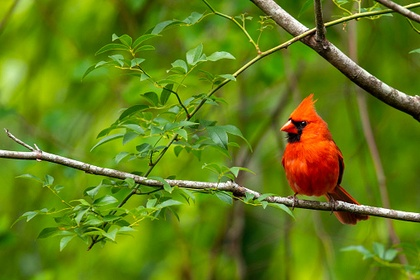
%> input picture image_resizing/image10.jpg, 420 x 280 px, shrunk from 509 x 339 before the run
$ octave first.m   (GNU Octave 9; MATLAB toolbox functions it lacks are replaced by stand-ins)
%> lines starting %> are read from the running program, lines starting %| are printed output that depends on the picture
img = imread('image10.jpg');
%> img is the input picture: size 280x420x3 uint8; mean R, G, B 98.8, 125.3, 22.1
[h, w, ~] = size(img);
%> h = 280; w = 420

h_new = input('Enter the desired height: ');
%> the answer given: 100
w_new = input('Enter the desired width: ');
%> the answer given: 100

% Nearest Neighbor Interpolation
target_img_nn = uint8(zeros(h_new, w_new, 3));

for i = 1:h_new
    for j = 1:w_new
        x_prime = j;
        y_prime = i;
        x = round(x_prime * (w / w_new));
        y = round(y_prime * (h / h_new));

        if x < 1
            x = 1;
        elseif x > w
            x = w;
        end
        if y < 1
            y = 1;
        elseif y > h
            y = h;
        end

        target_img_nn(i, j, :) = img(y, x, :);
    end
end
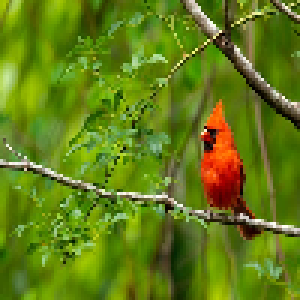
%> target_img_nn: size 100x100x3 uint8 (shown 3 times larger); mean R, G, B 98.7, 125.2, 22.1

% Bilinear Interpolation
new_img_bi = uint8(zeros(h_new, w_new, 3));

scale_x = (w-1) / (w_new-1);
%> scale_x = 4.23
scale_y = (h-1) / (h_new-1);
%> scale_y = 2.82

for y_prime = 1:h_new
    for x_prime = 1:w_new

        x = (x_prime-1) * scale_x + 1;
        y = (y_prime-1) * scale_y + 1;

        x1 = floor(x);
        x2 = ceil(x);
        y1 = floor(y);
        y2 = ceil(y);

        if x2 > w
            x2 = w;
        end
        if y2 > h
            y2 = h;
        end

        pixel1 = double(img(y1,x1,:));
        pixel2 = double(img(y1,x2,:));
        pixel3 = double(img(y2,x1,:));
        pixel4 = double(img(y2,x2,:));

        x_frac = x - x1;
        y_frac = y - y1;

        interpolated_pixel = (1-x_frac)*(1-y_frac)*pixel1 + x_frac*(1-y_frac)*pixel2 ...
            + (1-x_frac)*y_frac*pixel3 + x_frac*y_frac*pixel4;

        new_img_bi(y_prime,x_prime,:) = uint8(interpolated_pixel);
    end
end
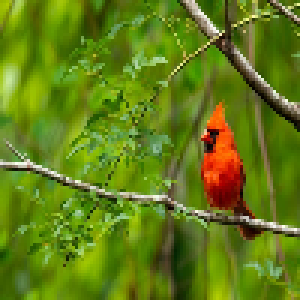
%> new_img_bi: size 100x100x3 uint8 (shown 3 times larger); mean R, G, B 98.7, 125.3, 22.1

figure;
subplot(1, 3, 1); imshow(img); title('Original Image');
subplot(1, 3, 2); imshow(target_img_nn); title('Nearest Neighbor Interpolation');
subplot(1, 3, 3); imshow(new_img_bi); title('Bilinear Interpolation');

$ run again, with image_resizing/image14.jpg copied over image_resizing/image10.jpg
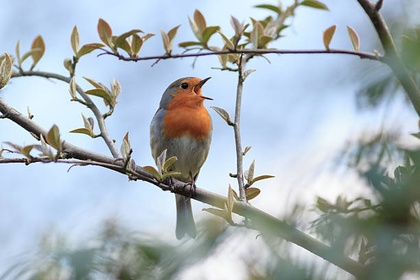
%> input picture image_resizing/image14.jpg, 420 x 280 px, shrunk from 612 x 408 before the run
%> img is the input picture: size 280x420x3 uint8; mean R, G, B 168.2, 179.5, 186.9
%> after the loop `for i = 1:h_new`:
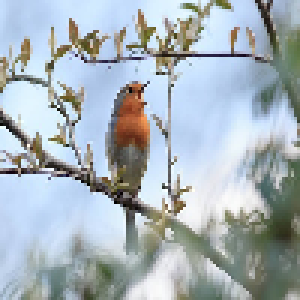
%> target_img_nn: size 100x100x3 uint8 (shown 3 times larger); mean R, G, B 167.8, 179.1, 186.3
%> after the loop `for y_prime = 1:h_new`:
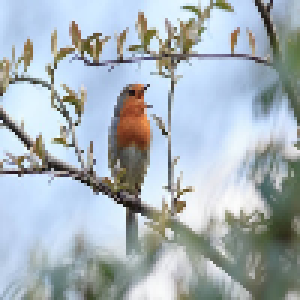
%> new_img_bi: size 100x100x3 uint8 (shown 3 times larger); mean R, G, B 168, 179.4, 186.7
